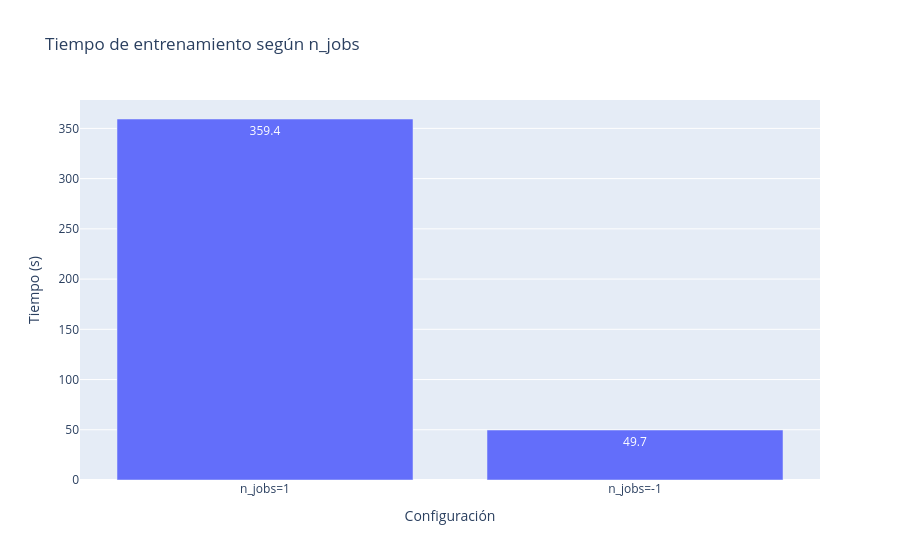
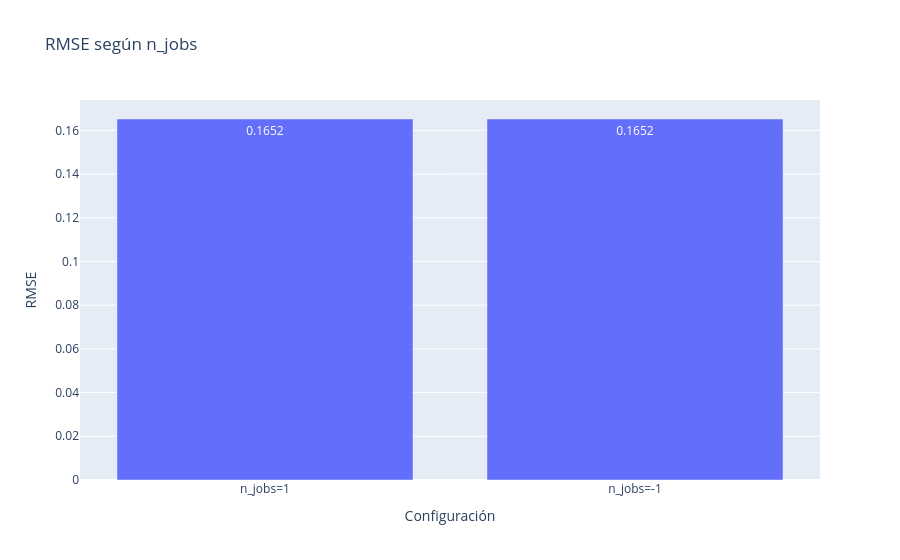

These figures' notebook cell, in order:
### Code cell
# Gráficos de tiempos y RMSE
df_perf = pd.DataFrame(
    {
        "configuracion": ["n_jobs=1", "n_jobs=-1"],
        "tiempo_s": [time_1job, time_all_jobs],
        "rmse": [rmse_1, rmse_all],
    }
)

px.bar(
    df_perf,
    x="configuracion",
    y="tiempo_s",
    title="Tiempo de entrenamiento según n_jobs",
    labels={"tiempo_s": "Tiempo (s)", "configuracion": "Configuración"},
    text_auto=".1f",
).show()

px.bar(
    df_perf,
    x="configuracion",
    y="rmse",
    title="RMSE según n_jobs",
    labels={"rmse": "RMSE", "configuracion": "Configuración"},
    text_auto=".4f",
).show()

### Figure 1 — Plotly figure (JSON) as saved in the notebook; plotly's stock layout.template omitted (floating-point values rounded to 4 significant figures)
{"data": [{"hovertemplate": "Configuración=%{x}<br>Tiempo (s)=%{y}<extra></extra>", "legendgroup": "", "marker": {"color": "#636efa", "pattern": {"shape": ""}}, "name": "", "orientation": "v", "showlegend": false, "textposition": "auto", "texttemplate": "%{y:.1f}", "type": "bar", "x": ["n_jobs=1", "n_jobs=-1"], "xaxis": "x", "y": [359.4, 49.74], "yaxis": "y"}], "layout": {"barmode": "relative", "legend": {"tracegroupgap": 0}, "title": {"text": "Tiempo de entrenamiento según n_jobs"}, "xaxis": {"anchor": "y", "domain": [0, 1], "title": {"text": "Configuración"}}, "yaxis": {"anchor": "x", "domain": [0, 1], "title": {"text": "Tiempo (s)"}}}}

### Figure 2 — Plotly figure (JSON) as saved in the notebook; plotly's stock layout.template omitted (floating-point values rounded to 4 significant figures)
{"data": [{"hovertemplate": "Configuración=%{x}<br>RMSE=%{y}<extra></extra>", "legendgroup": "", "marker": {"color": "#636efa", "pattern": {"shape": ""}}, "name": "", "orientation": "v", "showlegend": false, "textposition": "auto", "texttemplate": "%{y:.4f}", "type": "bar", "x": ["n_jobs=1", "n_jobs=-1"], "xaxis": "x", "y": [0.1652, 0.1652], "yaxis": "y"}], "layout": {"barmode": "relative", "legend": {"tracegroupgap": 0}, "title": {"text": "RMSE según n_jobs"}, "xaxis": {"anchor": "y", "domain": [0, 1], "title": {"text": "Configuración"}}, "yaxis": {"anchor": "x", "domain": [0, 1], "title": {"text": "RMSE"}}}}
